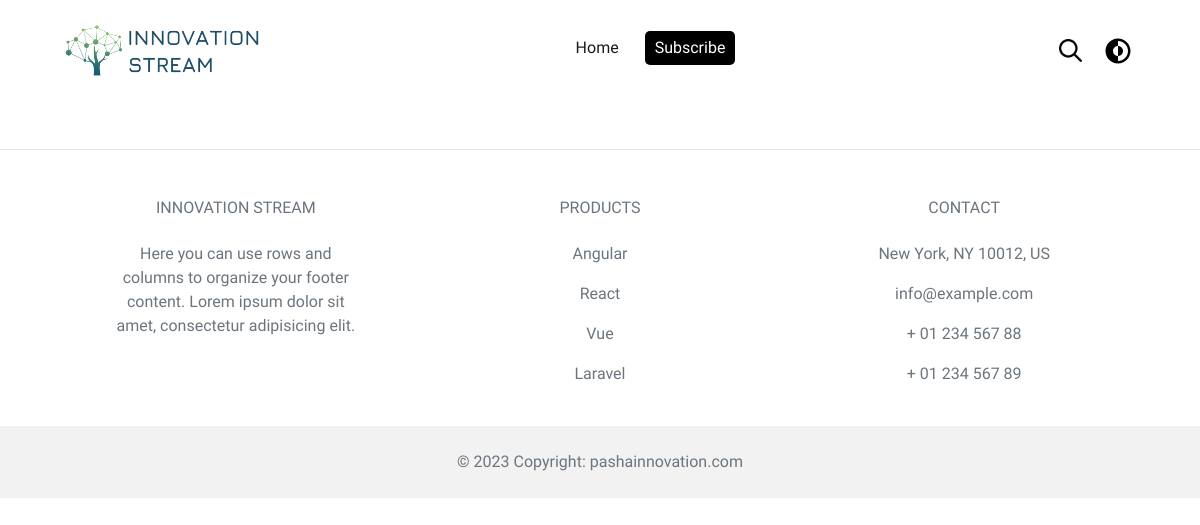
The page /search/?category=Banking on the database as committed earlier.
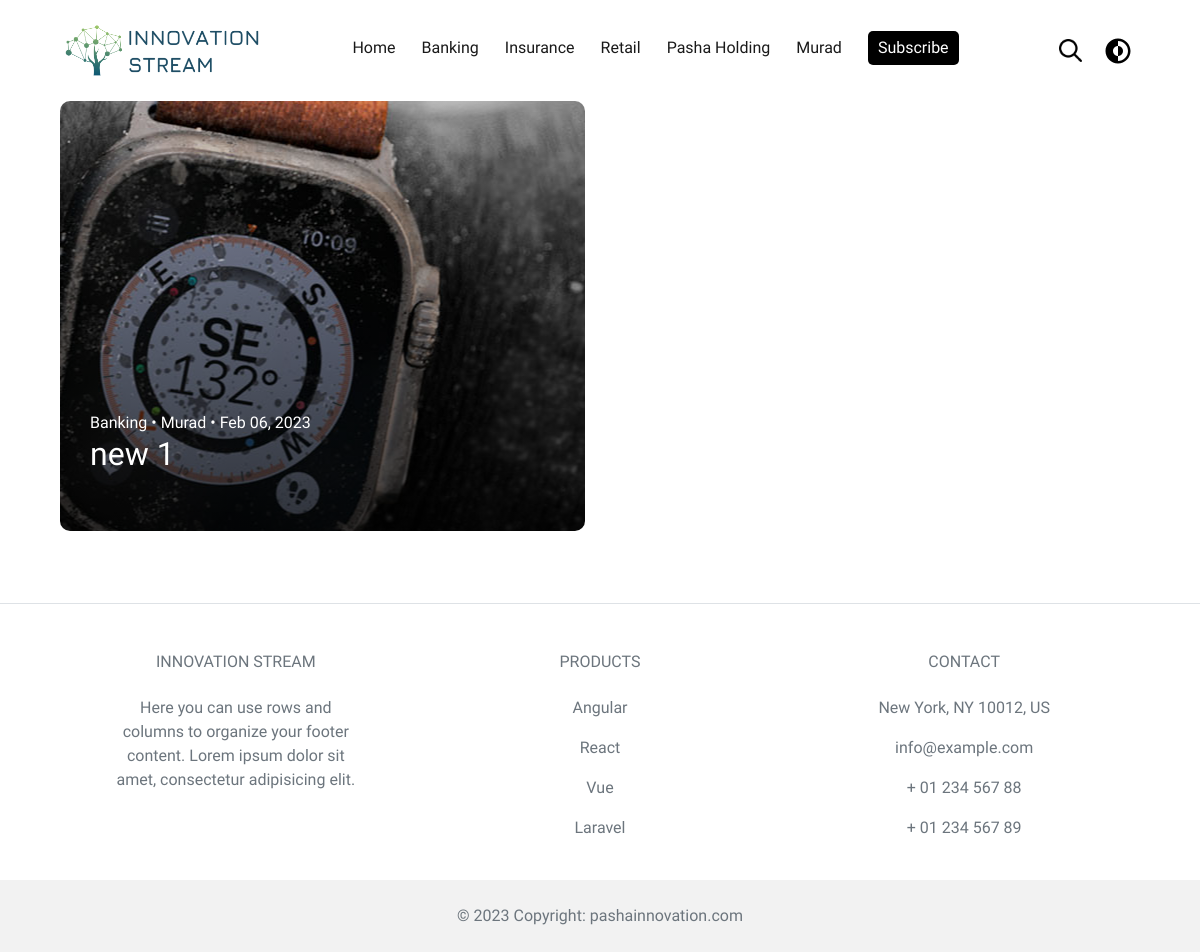
The same page on the database as committed later.
### core/models.py (models this page shows, shortened)
class Category(models.Model):
    title = models.CharField('Title',max_length=100, null=True)
    created_at = models.DateTimeField(auto_now_add=True)
    updated_at = models.DateTimeField(auto_now=True)
    class Meta:
        verbose_name = 'Category'
        verbose_name_plural = 'Categories'

class News(models.Model):
    main = models.BooleanField(default=False)
    title = models.CharField('Title',max_length=300, null=True)
    short_title = models.CharField('Short Description',max_length=300, null=True)
    description = models.TextField('Description')
    banner_image = models.ImageField('Big Banner image',upload_to='banners/', null=True, blank=True)
    banner_image_small = models.ImageField('Small Banner image',upload_to='banners/', null=True, blank=True)
    hit_count = models.IntegerField(null=True, blank=True, default=0)
    remark = RichTextUploadingField()
    category = models.ManyToManyField("Category", verbose_name=("Category"), db_index=True, related_name='news', null=True, blank=True)
    tags = models.ManyToManyField("Tag", verbose_name=("Tag"), db_index=True, related_name='news', null=True, blank=True)
    created_at = models.DateTimeField(auto_now_add=True)
    updated_at = models.DateTimeField(auto_now=True)
    class Meta:
        verbose_name = 'News'
        verbose_name_plural = 'News'

### core/views.py (the view, shortened to what this page needs)
# urls.py: path('search/',SearchNewsView.as_view(),name ='search'),
class SearchNewsView(FormMixin, ListView):
    model = News
    context_object_name = 'news'
    template_name = 'search.html'
    form_class = SubscriberForm
    success_url = reverse_lazy('core:main')
    def get_context_data(self, **kwargs):
        context = super().get_context_data(**kwargs)
        context['categories'] = Category.objects.all()
        return context
    def get_queryset(self):
        title = self.request.GET.get('title')
        category = self.request.GET.get('category')
        queryset = News.objects.order_by('-id')
        if title:
            queryset = queryset.filter(Q(title__icontains=title) | Q(tags__title__icontains=title))
        if category:
            queryset = queryset.filter(category__title=category)
        return queryset

### core/templates/search.html (shortened to what this page needs)
{% extends 'base.html' %}
{% load static %}
{% block content %}
    <div class="main container">
      {% include 'includes/navbar.html' %}
          <div class="news">
            <div class="container-fluid">
                <div class="row">
                    {% for new in news %}
                    <div class="col-md-6 mb-4">
                      <a href="{% url 'core:news' new.pk%}">
                        <div class="news-card-small" style="background-image: linear-gradient(to top, rgba(0, 0, 0, 0.680), rgba(0, 0, 0, 0.076) ), url({{ new.banner_image.url }});">
                            <div class="news-data">
                              {% for category in new.category.all%}
                              <span>{{category.title}}  </span> <span> • </span>
                              {% endfor %}
                              <span>{{ new.created_at |date:"M d, Y" }}</span>
                                <h2 class="news-title">{{ new.title|truncatewords:14 }}</h2>
                            </div>
                        </div>
                      </a>
                    </div>
                    {% endfor %}
                </div>
            </div>
          </div>
    </div>
    {% endblock %}

### core/templates/includes/navbar.html (shortened to what this page needs)
{% load static %}
<nav class="container navbar navbar-expand-lg navbar-light">
    <a class="navbar-brand" href="{% url 'core:main' %}"><img id="logo" width="200" src="{% static 'img/lil.png' %}" alt=""></a>
    <div class="collapse navbar-collapse" id="navbarTogglerDemo02">
      <ul class="navbar-nav ml-auto mt-2 mt-lg-0">
        <li class="nav-item active" style="margin-right: 10px;">
            <a class="nav-link" href="{% url 'core:main' %}">Home<span class="sr-only">(current)</span></a>
          </li>
          {% for category in categories %}
          <li class="nav-item active" style="margin-right: 10px;">
            <a class="nav-link" href="{% url 'core:search' %}?category={{category.title}}">{{category.title}} <span class="sr-only">(current)</span></a>
          </li>
          {% endfor %}
          <li class="nav-item active" style="margin-right: 10px;">
            <a class="nav-link" href="#"> <button class="open-button" id="subscribe" onclick="openForm()" style="border: none; border-radius: 5px; padding: 5px 10px; margin-top: -10px; background-color: black; color: white;">Subscribe</button> <span class="sr-only">(current)</span></a>
          </li>
      </ul>
      <div class="form-inline my-2 my-lg-0 ml-auto">
        <button class="openBtn" id="open-btn" onclick="openSearch()" style="outline: none; margin-top: -3px;">
          <img id="open-img" src="{% static 'img/search.png' %}" alt="" width="23">
          </button>
        <button style="border: none; background: transparent; outline: none;" onclick="myFunction()">
          <img id="dark-mode-img" width="30" src="{% static 'img/dark-mode.svg' %}" alt="">
        </button>
      </div>
    </div>
  </nav>

Rows that differ between the two databases and show on the page:
added Category: title "Banking"
added Category: title "Insurance"
added Category: title "Retail"
added Category: title "Pasha Holding"
added Category: title "Murad"
added News: banner_image (picture), created_at "Feb 06, 2023", title "new 1"
